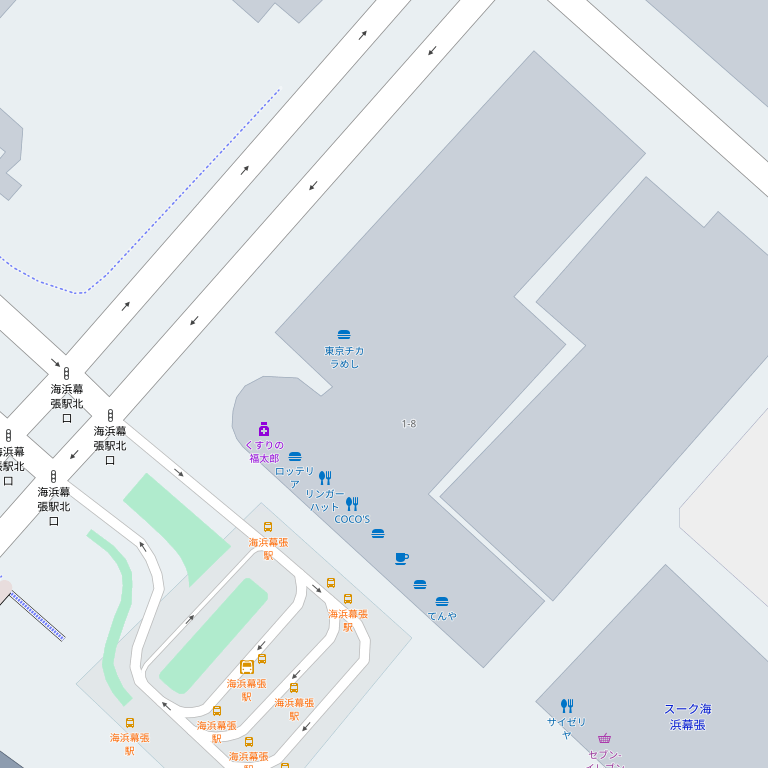
#> input picture mapimg.png, 768 x 768 px
$ python -i test2.py   (imports and definitions only)
#> lines starting #> are read from the running program, lines starting #| are printed output that depends on the picture; after the words box and inside, x2 and y2 are one past the last pixel; in counts of white or black regions, pixels touching at a corner belong together
import smopy, cv2
import numpy as np

def getMapFromOSM(lon, lat, nx, ny):
  angle = 0.000001
  lon = 360.0-lon if lon < 0 else lon
  map = smopy.Map((lon, lat, lon+angle, lat+angle), z = 19)
  mapImg = map.to_numpy()
  return mapImg, cv2.resize(map.to_numpy() (nx, ny))

def getMaskFromMap(mapImg):
  lower = np.array([100, 19, 100])
  upper = np.array([150, 20, 250])
  hsv = cv2.cvtColor(mapImg, cv2.COLOR_BGR2HSV)
  mask = cv2.inRange(hsv, lower, upper)
  maskedMapImg = cv2.bitwise_and(mapImg, mapImg, mask)
  return maskedMapImg, mask

ratio = 16
nx = int(768/ratio)
ny = int(768/ratio)
myLon = 35.698294
myLat = 139.77122

# [1 line that did not run here, left out]
# lowImg, lowMask = getMaskFromMap(lowImg)

>>> import cv2
>>> picture = cv2.imread('mapimg.png')
#> picture is the input picture: shape (768, 768, 3); mean B, G, R 230.9, 226.7, 220.3
>>> result = getMaskFromMap(picture)
#> in getMaskFromMap, `hsv = cv2.cvtColor(mapImg, cv2.COLOR_BGR2HSV)`: hsv: shape (768, 768, 3); mean H, S, V 90.6, 14, 232.1
#> in getMaskFromMap, `mask = cv2.inRange(hsv, lower, upper)`:
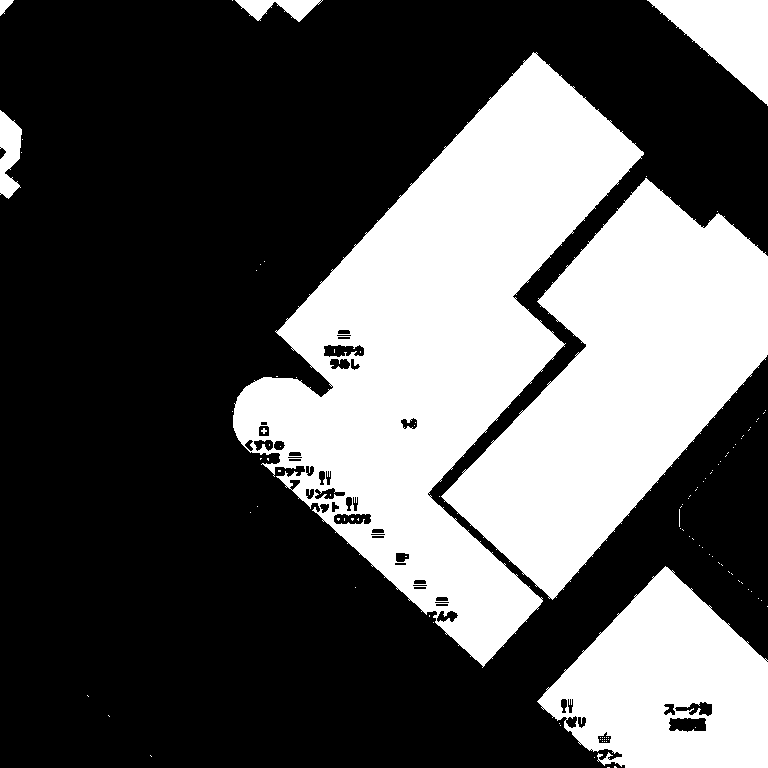
#> mask: shape (768, 768); 34.9% white; 106 white regions (98 under 20 px), largest, box (x1, y1, x2, y2) and area: (233, 52, 644, 668) 101060, (441, 178, 768, 600) 66113, (537, 566, 768, 768) 29336
